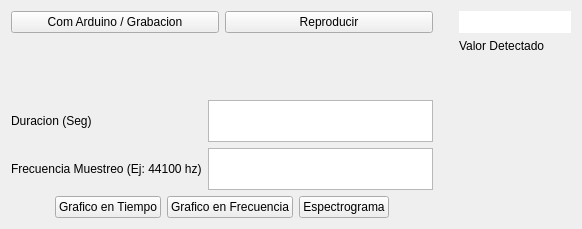
<?xml version="1.0" encoding="UTF-8"?>
<ui version="4.0">
 <class>Widget</class>
 <widget class="QWidget" name="Widget">
  <property name="geometry">
   <rect>
    <x>0</x>
    <y>0</y>
    <width>582</width>
    <height>229</height>
   </rect>
  </property>
  <property name="windowTitle">
   <string>Widget</string>
  </property>
  <layout class="QGridLayout" name="gridLayout_2">
   <item row="3" column="0" colspan="5">
    <layout class="QHBoxLayout" name="horizontalLayout_2">
     <item>
      <layout class="QVBoxLayout" name="verticalLayout_2">
       <item>
        <widget class="QLabel" name="lDesdeLaMuestra">
         <property name="text">
          <string>Duracion (Seg)</string>
         </property>
        </widget>
       </item>
       <item>
        <widget class="QLabel" name="lCantMuestrasGraficadas">
         <property name="text">
          <string>Frecuencia Muestreo (Ej: 44100 hz)</string>
         </property>
        </widget>
       </item>
      </layout>
     </item>
     <item>
      <layout class="QVBoxLayout" name="verticalLayout">
       <item>
        <widget class="QTextEdit" name="textDuracion">
         <property name="minimumSize">
          <size>
           <width>225</width>
           <height>42</height>
          </size>
         </property>
         <property name="maximumSize">
          <size>
           <width>225</width>
           <height>42</height>
          </size>
         </property>
        </widget>
       </item>
       <item>
        <widget class="QTextEdit" name="textFrecuencia">
         <property name="minimumSize">
          <size>
           <width>225</width>
           <height>42</height>
          </size>
         </property>
         <property name="maximumSize">
          <size>
           <width>225</width>
           <height>42</height>
          </size>
         </property>
        </widget>
       </item>
      </layout>
     </item>
    </layout>
   </item>
   <item row="3" column="7">
    <spacer name="horizontalSpacer_2">
     <property name="orientation">
      <enum>Qt::Horizontal</enum>
     </property>
     <property name="sizeHint" stdset="0">
      <size>
       <width>40</width>
       <height>20</height>
      </size>
     </property>
    </spacer>
   </item>
   <item row="3" column="6">
    <spacer name="horizontalSpacer_3">
     <property name="orientation">
      <enum>Qt::Horizontal</enum>
     </property>
     <property name="sizeHint" stdset="0">
      <size>
       <width>40</width>
       <height>20</height>
      </size>
     </property>
    </spacer>
   </item>
   <item row="7" column="1">
    <widget class="QPushButton" name="pbGraficar_Tiempo">
     <property name="text">
      <string>Grafico en Tiempo</string>
     </property>
    </widget>
   </item>
   <item row="7" column="3">
    <widget class="QPushButton" name="pbGraficar_Espec">
     <property name="text">
      <string>Espectrograma</string>
     </property>
    </widget>
   </item>
   <item row="2" column="4">
    <spacer name="verticalSpacer">
     <property name="orientation">
      <enum>Qt::Vertical</enum>
     </property>
     <property name="sizeHint" stdset="0">
      <size>
       <width>20</width>
       <height>40</height>
      </size>
     </property>
    </spacer>
   </item>
   <item row="7" column="2">
    <widget class="QPushButton" name="pbGraficar_Frec">
     <property name="text">
      <string>Grafico en Frecuencia</string>
     </property>
    </widget>
   </item>
   <item row="0" column="6" colspan="2">
    <widget class="QLabel" name="pantalla">
     <property name="styleSheet">
      <string notr="true">background-color: rgb(255, 255, 255);</string>
     </property>
     <property name="text">
      <string/>
     </property>
    </widget>
   </item>
   <item row="3" column="5">
    <spacer name="horizontalSpacer_4">
     <property name="orientation">
      <enum>Qt::Horizontal</enum>
     </property>
     <property name="sizeHint" stdset="0">
      <size>
       <width>40</width>
       <height>20</height>
      </size>
     </property>
    </spacer>
   </item>
   <item row="0" column="0" colspan="5">
    <layout class="QHBoxLayout" name="horizontalLayout">
     <item>
      <widget class="QPushButton" name="pbComArduino">
       <property name="text">
        <string>Com Arduino / Grabacion</string>
       </property>
      </widget>
     </item>
     <item>
      <widget class="QPushButton" name="pbReproducir">
       <property name="text">
        <string>Reproducir</string>
       </property>
      </widget>
     </item>
    </layout>
   </item>
   <item row="1" column="6">
    <widget class="QLabel" name="label">
     <property name="text">
      <string>Valor Detectado</string>
     </property>
    </widget>
   </item>
  </layout>
 </widget>
 <resources/>
 <connections/>
</ui>
